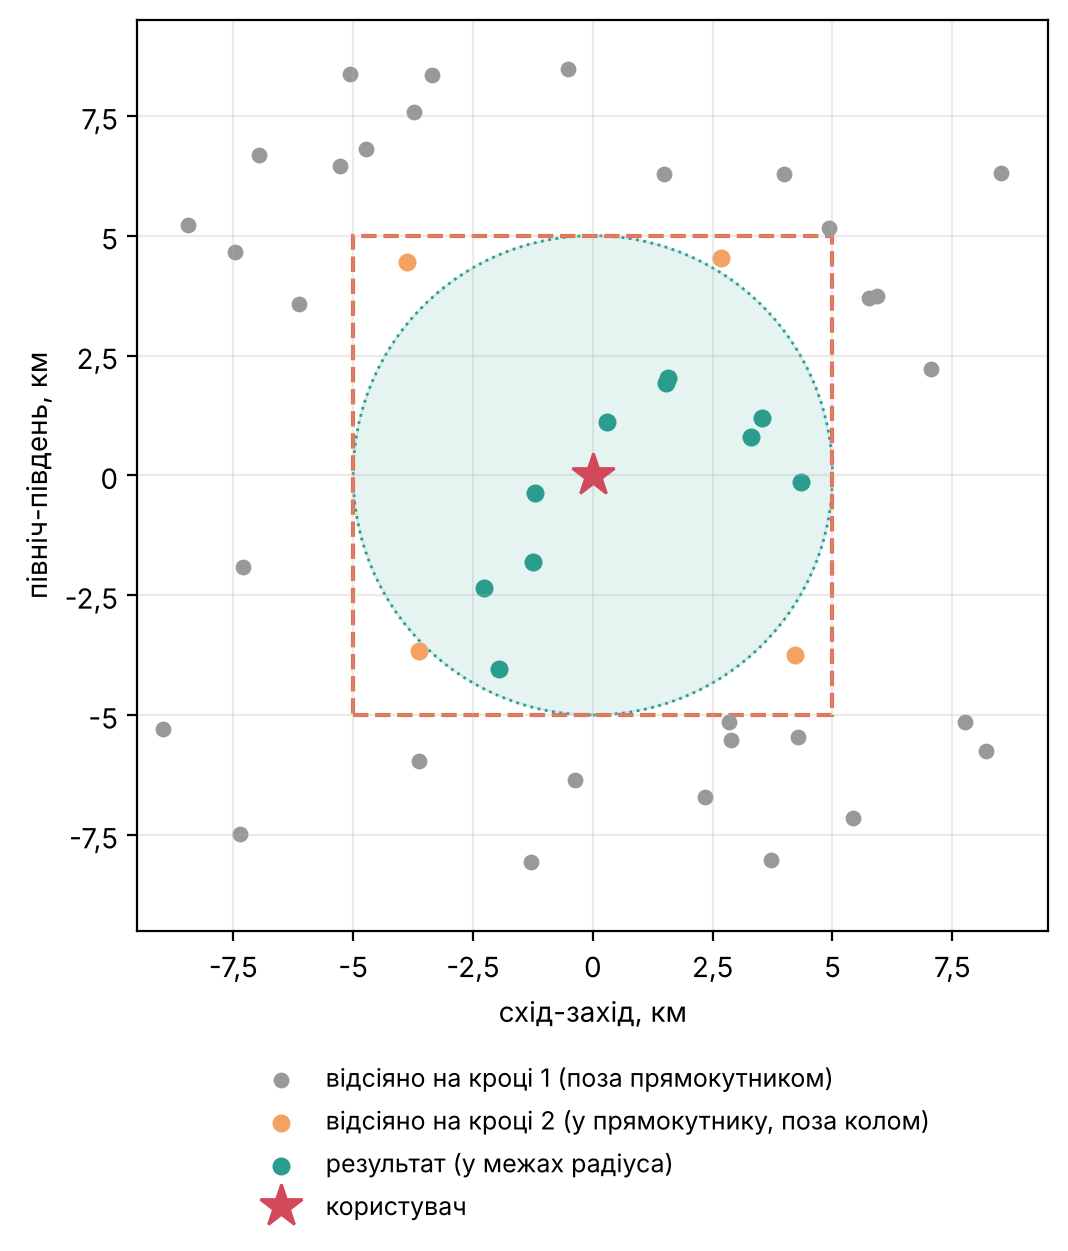

This figure's Python source:
# Рисунок 1.3: двоетапний пошук у межах радіуса (приклад на випадкових точках навколо користувача).
import numpy as np
import matplotlib.pyplot as plt
from matplotlib.patches import Circle, Rectangle

R = 5.0                                           # радіус пошуку, км
rng = np.random.default_rng(3)
x, y = rng.uniform(-9, 9, 45), rng.uniform(-9, 9, 45)   # східна та північна відстані від користувача, км
in_rect = (abs(x) <= R) & (abs(y) <= R)
in_circ = x**2 + y**2 <= R**2

fig, ax = plt.subplots(figsize=(6.4, 6.4))
ax.add_patch(Circle((0, 0), R, color="#2a9d8f", alpha=0.12))
ax.add_patch(Circle((0, 0), R, fill=False, ec="#2a9d8f", lw=1, ls=":"))
ax.add_patch(Rectangle((-R, -R), 2 * R, 2 * R, fill=False, ec="#e76f51", ls="--", lw=1.5))
ax.scatter(x[~in_rect], y[~in_rect], c="#999999", s=22, label="відсіяно на кроці 1 (поза прямокутником)")
ax.scatter(x[in_rect & ~in_circ], y[in_rect & ~in_circ], c="#f4a261", s=30, label="відсіяно на кроці 2 (у прямокутнику, поза колом)")
ax.scatter(x[in_circ], y[in_circ], c="#2a9d8f", s=30, label="результат (у межах радіуса)")
ax.plot(0, 0, marker="*", color="#d1495b", ms=16, ls="", label="користувач")
ax.set_xlim(-9.5, 9.5); ax.set_ylim(-9.5, 9.5); ax.set_aspect("equal")
ax.set_xlabel("схід-захід, км"); ax.set_ylabel("північ-південь, км")
ax.grid(alpha=0.25)
ax.xaxis.set_major_formatter(lambda v, _: f"{v:g}".replace(".", ","))
ax.yaxis.set_major_formatter(lambda v, _: f"{v:g}".replace(".", ","))
ax.legend(loc="upper center", bbox_to_anchor=(0.5, -0.12), fontsize=9, frameon=False)
plt.tight_layout()
plt.savefig("rysunok_1_3.png", dpi=200, bbox_inches="tight")
print("Збережено rysunok_1_3.png")
